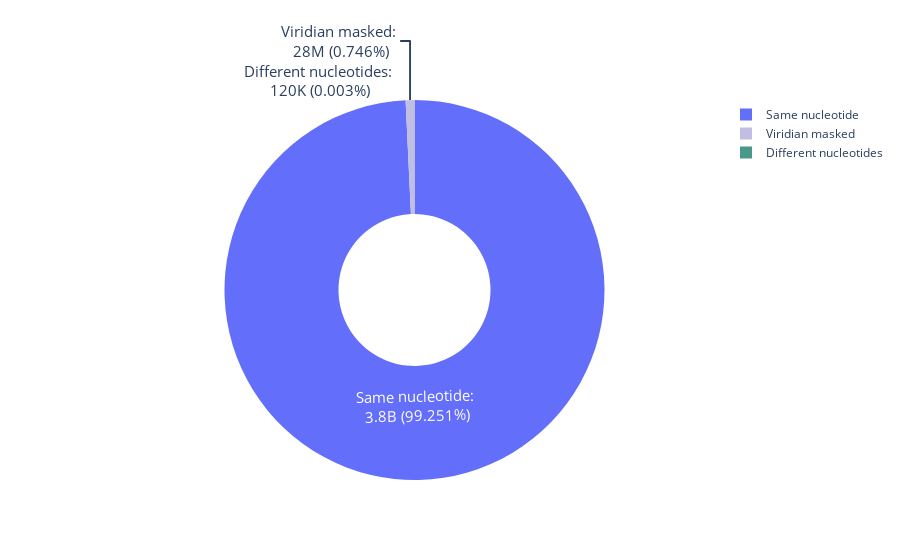

This figure's notebook cell:
### Code cell
# creat DataFrame
data_all = {'Category': ['Same nucleotide',
                        'Different nucleotides',
                        'Viridian masked'],
        'Percentage': [p_same, p_diff, p_masked],
           'Raw_number':formatted_numbers_all}
df_all_plot = pd.DataFrame(data_all)

colors = ['#D9BFCB0', '#49998B', '#C1BEE3']

### Plot
fig = go.Figure(go.Pie(labels=df_all_plot['Category'], values=df_all_plot['Percentage'], hole=0.4,
                       text=df_all_plot['Category']+': <br>' + df_all_plot['Raw_number'].astype(str),
                       textinfo='percent+text',
                       marker={'colors': colors},
                       hovertemplate='%{label}<br>Current percentage: %{percent:.1%}<br>: %{text}',
                       textfont={'size': 15},
                       texttemplate='%{text} (%{percent:.3%})'
                      ))

fig.show()

### Figure 1 — Plotly figure (JSON) as saved in the notebook; plotly's stock layout.template omitted (floating-point values rounded to 4 significant figures)
{"data": [{"hole": 0.4, "hovertemplate": "%{label}<br>Current percentage: %{percent:.1%}<br>: %{text}", "labels": ["Same nucleotide", "Different nucleotides", "Viridian masked"], "marker": {"colors": ["#D9BFCB0", "#49998B", "#C1BEE3"]}, "text": ["Same nucleotide: <br>3.8B", "Different nucleotides: <br>120K", "Viridian masked: <br>28M"], "textfont": {"size": 15}, "textinfo": "percent+text", "texttemplate": "%{text} (%{percent:.3%})", "type": "pie", "values": [99.25, 0.003, 0.746]}], "layout": {}}
